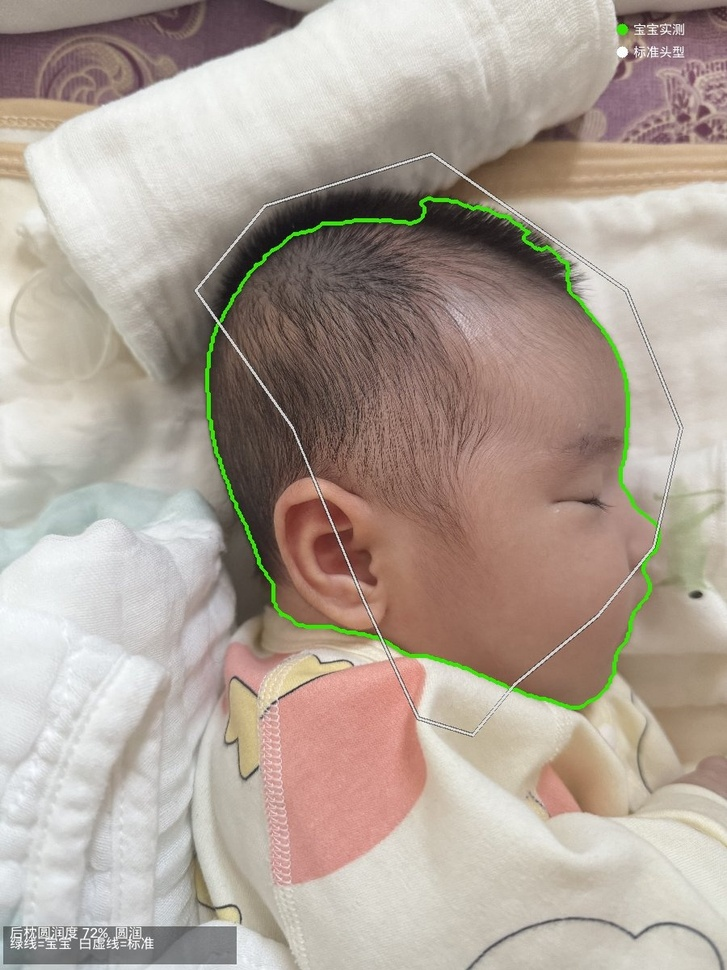
#> input picture side_mimo_final.jpg, 727 x 970 px, shrunk from 900 x 1200 before the run, found by its file name
$ python analyze_white_line_v2.py
#> lines starting #> are read from the running program, lines starting #| are printed output that depends on the picture; after the words box and inside, x2 and y2 are one past the last pixel; in counts of white or black regions, pixels touching at a corner belong together
"""
分析 side_mimo_final.jpg 中白线轮廓 - 聚焦头部区域
"""
import cv2
import numpy as np

img = cv2.imread("D:\\baby-head-shape\\side_mimo_final.jpg")
#> img is the input picture: shape (970, 727, 3); mean B, G, R 151.9, 162.6, 175.6
h, w = img.shape[:2]
print(f"图片尺寸: {w}x{h}")
#| 图片尺寸: 727x970

# ========== 1. 从代码逻辑推导白线是如何生成的 ==========
print("="*60)
print("【白线生成逻辑分析】(从 standard_compare.py 代码)")
print("="*60)
print("""
draw_comparison() 中白线的绘制步骤:
1. 加载标准头型轮廓 (_load_std_contour) → 从 std_cache/std_side_left.npy 或 std_cache/std_side_right.npy
2. 对齐缩放 (_align_and_scale_contour):
   - 极坐标采样 360 点
   - 计算 user/std 的 60th percentile 缩放比例
   - 将标准轮廓缩放并对齐到 user 轮廓中心
   - 闭合: 如果首尾距离>3px 则补上第一点
3. 绘制: cv2.drawContours(overlay2, [ideal_contour], -1, (255,255,255), 2)
   - 线宽 2px, 白色实线
   - 加深色阴影增加对比
""")

# ========== 2. 精确提取白线 ==========
print("="*60)
print("【白线轮廓提取与分析】")
print("="*60)

# 白线是纯白色 (255,255,255), 线宽约2px
# 策略: 在 HSV 空间中, 找高亮度(>240)、极低饱和度(<20) 的像素
hsv = cv2.cvtColor(img, cv2.COLOR_BGR2HSV)
#> hsv: shape (970, 727, 3); mean H, S, V 31.8, 42.5, 177.5
rgb = cv2.cvtColor(img, cv2.COLOR_BGR2RGB)

# 更精确的白色检测
white_mask = np.zeros((h, w), dtype=np.uint8)

# 条件: H任意, S<30, V>220
for y in range(h):
    for x in range(w):
        r, g, b = rgb[y, x]
        s = hsv[y, x, 1]
        v = hsv[y, x, 2]
        # 纯白色: 亮度高 + 饱和度低 + 三通道接近
        if v > 220 and s < 30 and abs(int(r)-int(g)) < 20 and abs(int(g)-int(b)) < 20:
            white_mask[y, x] = 255
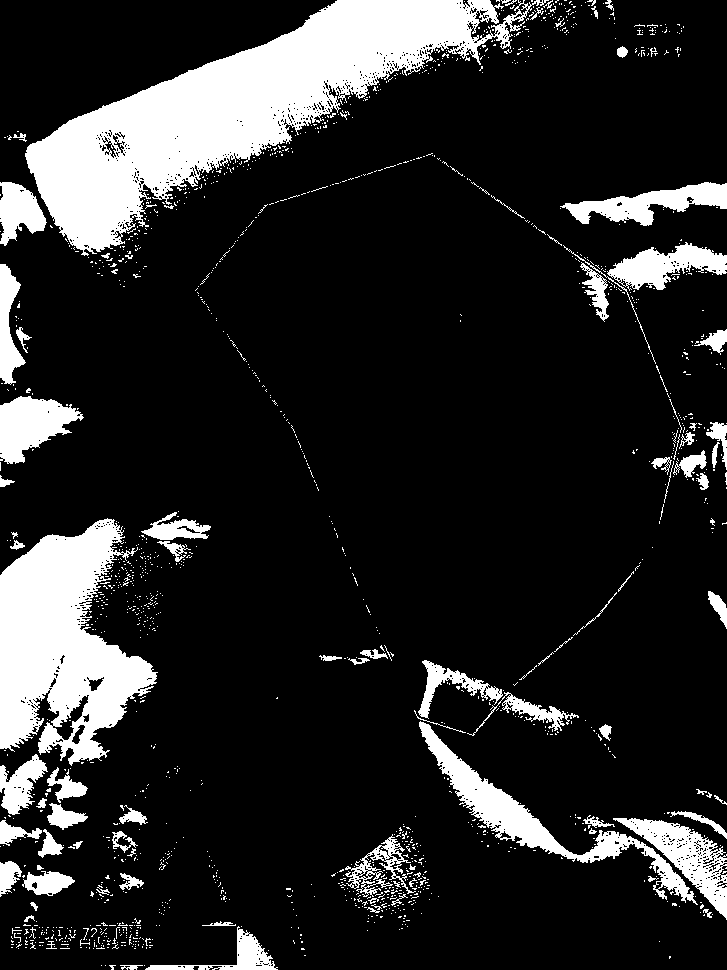
#> white_mask: shape (970, 727); 15.8% white; 1547 white regions (1452 under 20 px), largest, box (x1, y1, x2, y2) and area: (25, 0, 549, 256) 43623, (0, 518, 158, 766) 22662, (419, 721, 698, 905) 6613

# 只保留头部区域 (从绿色轮廓的位置推断)
# 绿色轮廓的边界框
green_mask = cv2.inRange(hsv, (35, 50, 50), (85, 255, 255))
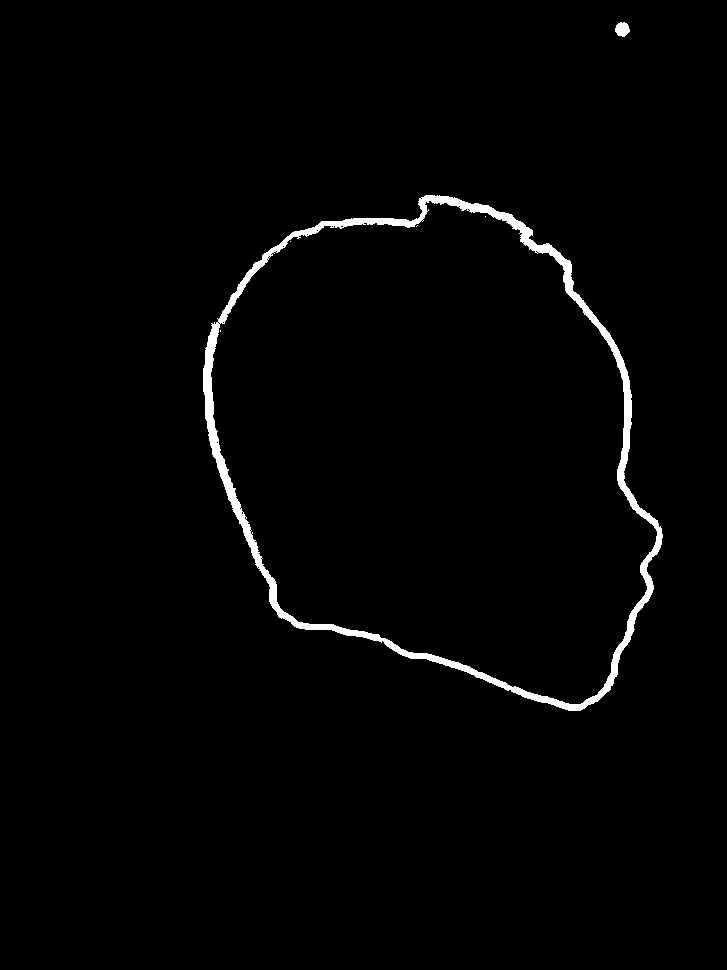
#> green_mask: shape (970, 727); 1.6% white; 6 white regions (4 under 20 px), largest, box (x1, y1, x2, y2) and area: (203, 195, 663, 711) 11175, (615, 22, 630, 37) 166
green_ys, green_xs = np.where(green_mask > 0)
#> green_ys = 11347 values from 22 to 710; green_xs = 11347 values, max 662 at index 7322, min 203 at index 4557, mean 439.5
if len(green_xs) > 0:
    gy_min, gy_max = green_ys.min(), green_ys.max()
#> gy_min = 22; gy_max = 710
    gx_min, gx_max = green_xs.min(), green_xs.max()
#> gx_min = 203; gx_max = 662
    # 扩展边框
    margin = 50
    head_region_y = (max(0, gy_min - margin), min(h, gy_max + margin))
#> head_region_y = (0, 760)
    head_region_x = (max(0, gx_min - margin), min(w, gx_max + margin))
#> head_region_x = (153, 712)
    print(f"头部区域: x=[{head_region_x[0]}, {head_region_x[1]}], y=[{head_region_y[0]}, {head_region_y[1]}]")
#| 头部区域: x=[153, 712], y=[0, 760]
else:
    head_region_y = (0, h)
    head_region_x = (0, w)

# 裁剪到头部区域
head_mask = np.zeros_like(white_mask)
head_mask[head_region_y[0]:head_region_y[1], head_region_x[0]:head_region_x[1]] = \
    white_mask[head_region_y[0]:head_region_y[1], head_region_x[0]:head_region_x[1]]
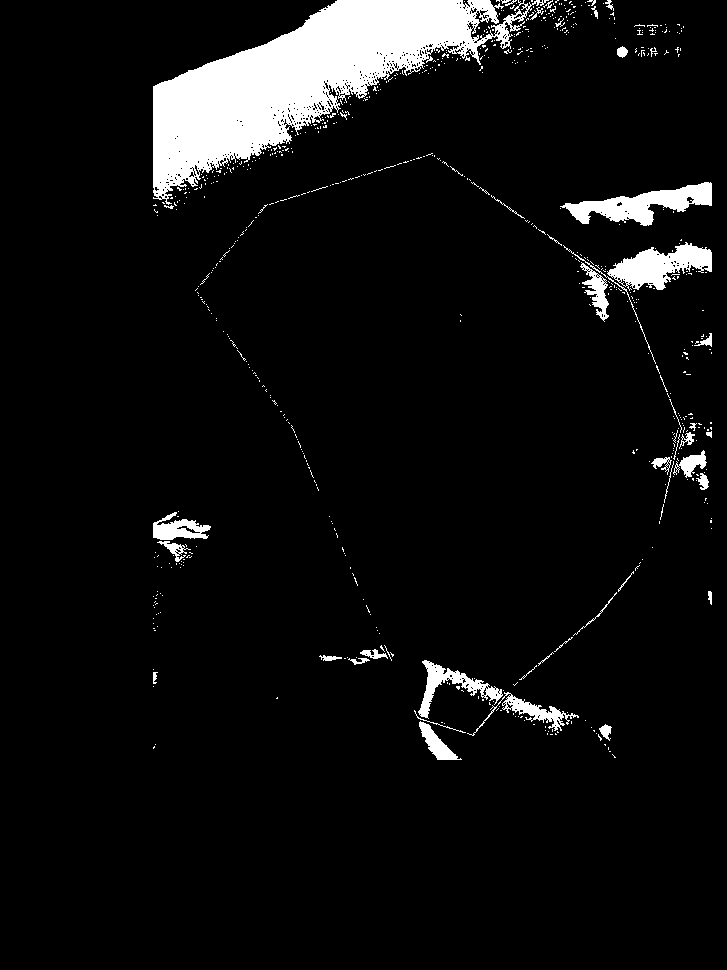
#> head_mask: shape (970, 727); 6.3% white; 700 white regions (654 under 20 px), largest, box (x1, y1, x2, y2) and area: (153, 0, 549, 205) 29936, (560, 182, 712, 226) 2890, (607, 242, 712, 291) 2609

white_count = np.sum(head_mask > 0)
#> white_count = 44490
print(f"头部区域白色像素数: {white_count}")
#| 头部区域白色像素数: 44490

# ========== 3. 检测白线轮廓 (用更严格的方式) ==========
# 使用形态学操作增强线性结构
kernel_line = cv2.getStructuringElement(cv2.MORPH_RECT, (3, 3))
# 先膨胀连接邻近像素
dilated = cv2.dilate(head_mask, kernel_line, iterations=1)
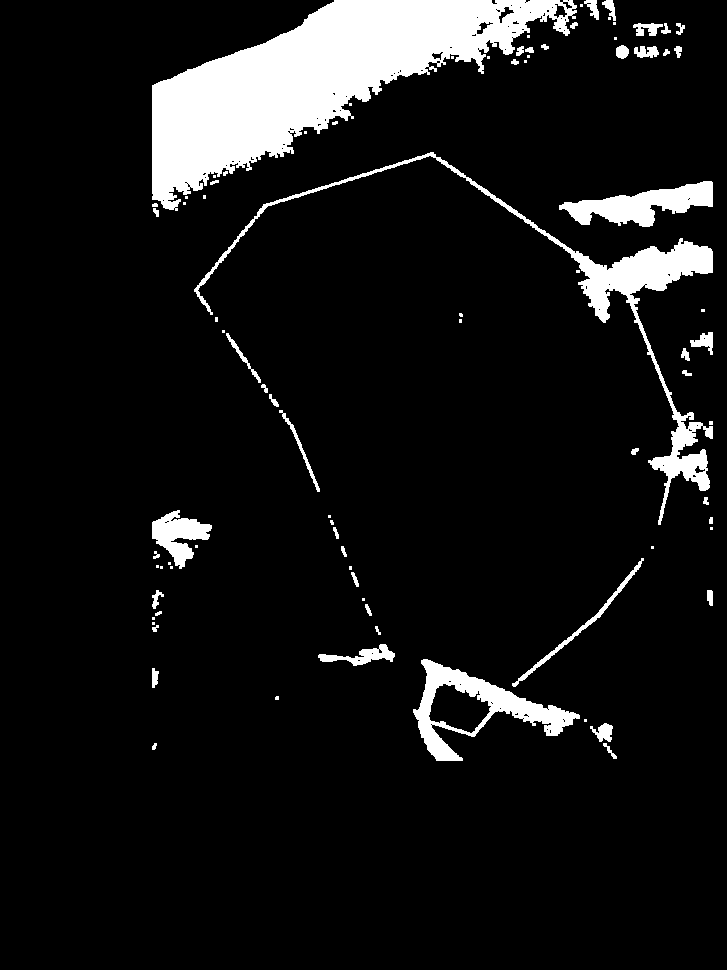
#> dilated: shape (970, 727); 8.6% white; 87 white regions (39 under 20 px), largest, box (x1, y1, x2, y2) and area: (152, 0, 577, 211) 35939, (194, 152, 713, 525) 9528, (413, 659, 580, 761) 4780
# 再腐蚀回去
cleaned = cv2.erode(dilated, kernel_line, iterations=1)
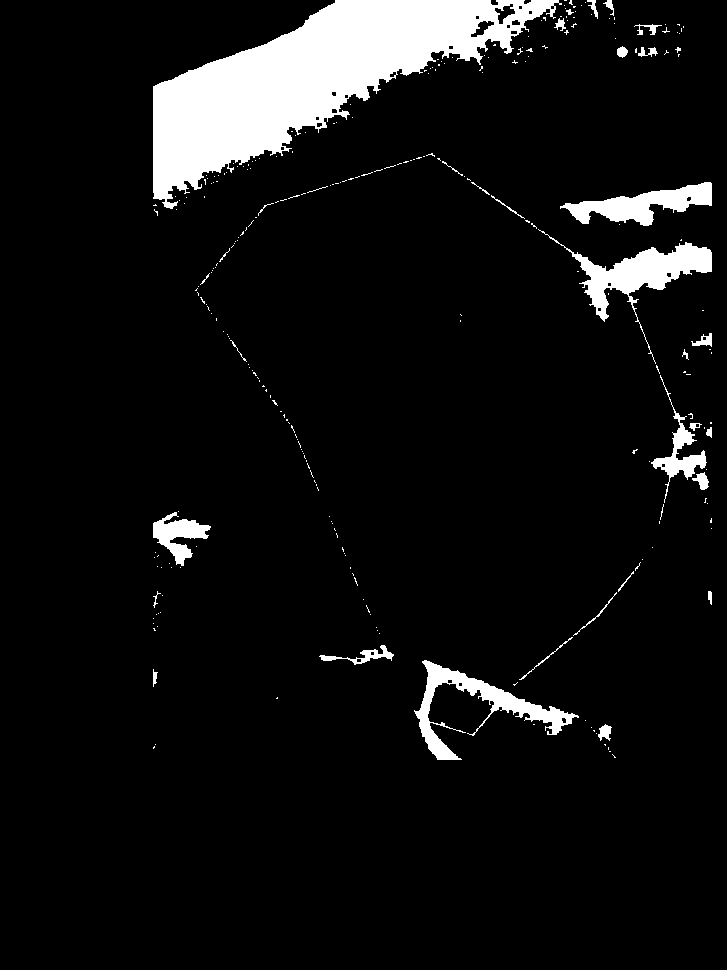
#> cleaned: shape (970, 727); 7.1% white; 280 white regions (246 under 20 px)

# 找轮廓
contours, hierarchy = cv2.findContours(cleaned, cv2.RETR_EXTERNAL, cv2.CHAIN_APPROX_SIMPLE)
#> contours = 280 contours, 257 with area under 20; largest, box (x1, y1, x2, y2) and area: (153, 0, 562, 209) 32922, (538, 229, 712, 364) 4046, (414, 660, 579, 760) 3282, (560, 182, 712, 226) 2778, (153, 512, 211, 566) 1247
print(f"\n找到 {len(contours)} 个白色轮廓区域")
#| 找到 280 个白色轮廓区域

# 按面积排序
contours_sorted = sorted(contours, key=cv2.contourArea, reverse=True)
#> contours_sorted has the same summary as contours

print("\n主要轮廓 (面积从大到小):")
for i, cnt in enumerate(contours_sorted[:10]):
    area = cv2.contourArea(cnt)
    perimeter = cv2.arcLength(cnt, True)
    x, y, bw, bh = cv2.boundingRect(cnt)
    n_pts = len(cnt)

    # 计算多边形近似
    eps = 0.03 * perimeter
    approx = cv2.approxPolyDP(cnt, eps, True)
    n_approx = len(approx)

    print(f"  #{i}: 面积={area:.0f}, 周长={perimeter:.0f}, "
          f"边界框=({x},{y},{bw},{bh}), 原始点数={n_pts}, 近似顶点={n_approx}")
#> this loop made 10 passes
#> (area, perimeter, x, y, bw, bh, n_pts, eps) on passes 3 to 10: (3282, 924, 414, 660, 165, 100, 446, 27.72), (2778.5, 424.7, 560, 182, 152, 44, 163, 12.74), (1247, 290.3, 153, 512, 58, 54, 136, 8.71), (1090, 487, 651, 375, 56, 128, 270, 14.61), (341, 208.7, 319, 645, 75, 20, 89, 6.26), (138, 59.46, 692, 472, 17, 18, 30, 1.78), (119.5, 59.7, 598, 724, 14, 17, 33, 1.79), (119, 70.97, 691, 333, 21, 14, 28, 2.13)
#> (printed output is left out)

# ========== 4. 分析最大的白线轮廓 (应该是标准头型轮廓) ==========
if len(contours_sorted) > 0:
    main_cnt = contours_sorted[0]
#> main_cnt = contour of 770 points, box (x1, y1, x2, y2) (153, 0, 562, 209), area 32922
    area = cv2.contourArea(main_cnt)
#> area = 32922.5
    perimeter = cv2.arcLength(main_cnt, True)
#> perimeter = 1693.2

    print(f"\n{'='*60}")
    print(f"【最大白线轮廓详细分析】")
    print(f"{'='*60}")
    print(f"面积: {area:.0f} px²")
#| 面积: 32922 px²
    print(f"周长: {perimeter:.0f} px")
#| 周长: 1693 px

    # 多边形近似
    eps_vals = [0.01, 0.02, 0.03, 0.04, 0.05, 0.06, 0.08, 0.10]
    print(f"\n多边形近似 (不同 eps):")
    for eps in eps_vals:
        approx = cv2.approxPolyDP(main_cnt, eps * perimeter, True)
        print(f"  eps={eps:.2f} → {len(approx)} 个顶点")
#> this loop made 8 passes
#> approx on passes 2 to 8: [[561, 3], [335, 0], [161, 82], [153, 198]], [[561, 3], [161, 82], [153, 198]], [[561, 3], [161, 82], [153, 198]], [[561, 3], [161, 82], [153, 198]], [[561, 3], [153, 198]], [[561, 3], [153, 198]], [[561, 3], [153, 198]]
#> (printed output is left out)

    # ========== 5. 连续性分析 ==========
    # 将轮廓点按距离排序 (追踪路径)
    pts = main_cnt.reshape(-1, 2)
#> pts = 770 pairs, first value 153 to 561, second value 0 to 208
    n = len(pts)
#> n = 770

    # 计算相邻点距离
    dists = np.zeros(n)
    for i in range(n):
        next_i = (i + 1) % n
        dists[i] = np.linalg.norm(pts[next_i] - pts[i])
#> after the loop, dists = 770 values, max 155 at index 769, min 1 at index 2, mean 2.2

    print(f"\n连续性分析:")
    print(f"  轮廓点数: {n}")
#|   轮廓点数: 770
    print(f"  相邻点平均距离: {np.mean(dists):.2f} px")
#|   相邻点平均距离: 2.20 px
    print(f"  相邻点最大距离: {np.max(dists):.2f} px")
#|   相邻点最大距离: 155.00 px
    print(f"  相邻点最小距离: {np.min(dists):.2f} px")
#|   相邻点最小距离: 1.00 px
    print(f"  相邻点距离标准差: {np.std(dists):.2f} px")
#|   相邻点距离标准差: 6.86 px

    # 找出大的跳变 (可能是断裂)
    gap_threshold = np.mean(dists) + 2 * np.std(dists)
#> gap_threshold = 15.92
    large_gaps = np.where(dists > gap_threshold)[0]
#> large_gaps = [134, 749, 760, 769]
    print(f"  大跳变点 (> {gap_threshold:.1f} px): {len(large_gaps)} 个")
#|   大跳变点 (> 15.9 px): 4 个

    if len(large_gaps) > 0:
        for idx in large_gaps:
            next_idx = (idx + 1) % n
            angle = np.degrees(np.arctan2(pts[next_idx,1]-pts[idx,1],
                                           pts[next_idx,0]-pts[idx,0]))
            print(f"    点{idx}→{next_idx}: 距离={dists[idx]:.1f}px, "
                  f"位置=({pts[idx,0]},{pts[idx,1]}), 角度={angle:.1f}°")
#> this loop made 4 passes
#> (idx, next_idx, angle) on passes 1 to 4: (134, 135, 90), (749, 750, 180), (760, 761, 180), (769, 0, 180)
#> (printed output is left out)

    # ========== 6. 形状特征 ==========
    # 凸包分析
    hull = cv2.convexHull(main_cnt)
#> hull = contour of 13 points, box (x1, y1, x2, y2) (153, 0, 562, 209), area 41626
    hull_area = cv2.contourArea(hull)
#> hull_area = 41626
    solidity = area / hull_area if hull_area > 0 else 0
#> solidity = 0.791

    # 轮廓的紧凑度
    compactness = (4 * np.pi * area) / (perimeter * perimeter) if perimeter > 0 else 0
#> compactness = 0.144

    # 长宽比
    x, y, bw, bh = cv2.boundingRect(main_cnt)
#> x = 153; y = 0; bw = 409; bh = 209
    aspect_ratio = bw / bh if bh > 0 else 0
#> aspect_ratio = 1.96

    print(f"\n形状特征:")
    print(f"  凸度 (solidity): {solidity:.3f} (1.0=完全凸, <1.0=有凹陷)")
#|   凸度 (solidity): 0.791 (1.0=完全凸, <1.0=有凹陷)
    print(f"  紧凑度: {compactness:.3f} (1.0=完美圆)")
#|   紧凑度: 0.144 (1.0=完美圆)
    print(f"  长宽比: {aspect_ratio:.3f} (宽/高)")
#|   长宽比: 1.957 (宽/高)
    print(f"  边界框: ({x},{y}, {bw}x{bh})")
#|   边界框: (153,0, 409x209)

    # ========== 7. 与绿色轮廓的对比 ==========
    print(f"\n{'='*60}")
    print(f"【白线 vs 绿线贴合度分析】")
    print(f"{'='*60}")

    # 白线极坐标分析
    white_pts = main_cnt.reshape(-1, 2).astype(np.float64)
#> white_pts has the same summary as pts
    wcx = np.mean(white_pts[:, 0])
#> wcx = 338.7
    wcy = np.mean(white_pts[:, 1])
#> wcy = 93.3
    w_angles = np.arctan2(white_pts[:, 1] - wcy, white_pts[:, 0] - wcx)
#> w_angles = 770 values, max 2.65 at index 135, min -3.1 at index 134, mean 0.394
    w_dists = np.sqrt((white_pts[:, 0] - wcx)**2 + (white_pts[:, 1] - wcy)**2)
#> w_dists = 770 values, max 239.9 at index 746, min 9.25 at index 444, mean 122.9

    # 绿线
    green_pts_xy = np.column_stack([green_xs, green_ys]).astype(np.float64)
#> green_pts_xy = 11347 pairs, first value 203 to 662, second value 22 to 710
    gcx = np.mean(green_pts_xy[:, 0])
#> gcx = 439.5
    gcy = np.mean(green_pts_xy[:, 1])
#> gcy = 436.8
    g_angles = np.arctan2(green_pts_xy[:, 1] - gcy, green_pts_xy[:, 0] - gcx)
#> g_angles = 11347 values, max 3.14 at index 5670, min -3.14 at index 5654, mean -0.0449
    g_dists = np.sqrt((green_pts_xy[:, 0] - gcx)**2 + (green_pts_xy[:, 1] - gcy)**2)
#> g_dists = 11347 values, max 454 at index 3, min 180.4 at index 6200, mean 234.1

    # 360 度扇区平均半径
    n_sectors = 72  # 每5度一个扇区
    sector_size = 2 * np.pi / n_sectors

    w_radii = np.zeros(n_sectors)
    g_radii = np.zeros(n_sectors)

    for i in range(n_sectors):
        phi = -np.pi + (i + 0.5) * sector_size
        # 白线在该扇区的平均半径
        mask = np.abs(((w_angles - phi + np.pi) % (2*np.pi)) - np.pi) < sector_size / 2
        if np.any(mask):
            w_radii[i] = np.mean(w_dists[mask])
        # 绿线在该扇区的平均半径
        mask_g = np.abs(((g_angles - phi + np.pi) % (2*np.pi)) - np.pi) < sector_size / 2
        if np.any(mask_g):
            g_radii[i] = np.mean(g_dists[mask_g])
#> after the loop, g_radii = 72 values, max 312.7 at index 22, min 185 at index 37, mean 229.4; w_radii = 72 values, max 201.7 at index 30, min 0 at index 18, mean 51.85

    # 计算偏差
    both_valid = (w_radii > 0) & (g_radii > 0)
    deviations = np.abs(w_radii - g_radii)
#> deviations = 72 values, max 312.7 at index 22, min 6 at index 30, mean 177.7

    print(f"  有效对比扇区: {np.sum(both_valid)}/{n_sectors}")
#|   有效对比扇区: 51/72

    if np.any(both_valid):
        # 按区域分组
        sector_angles = np.array([(-np.pi + (i + 0.5) * sector_size) * 180 / np.pi for i in range(n_sectors)])

        # 定义区域 (婴儿侧面: 右侧=前/面部, 左侧=后/枕部)
        # 对于面朝右的侧面: 0°=右(前), 180°/-180°=左(后)
        front = (sector_angles > -45) & (sector_angles < 45)
        back = (sector_angles > 135) | (sector_angles < -135)
        top = (sector_angles > 45) & (sector_angles < 135)
        bottom = (sector_angles < -45) & (sector_angles > -135)

        print(f"\n  分区域偏差:")
        for name, mask_r in [("前部(面部)", front), ("后部(枕部)", back),
                              ("顶部", top), ("底部", bottom)]:
            combined = both_valid & mask_r
            if np.any(combined):
                dev = deviations[combined]
                print(f"    {name}: 平均={np.mean(dev):.1f}px, 最大={np.max(dev):.1f}px")
#> this loop made 4 passes
#> dev on pass 4: [169.8, 171.4, 167, 162, 151.1, 143.3, 135.4, 129.7, 143.1]
#> (printed output is left out)

        print(f"\n  全局: 平均偏差={np.mean(deviations[both_valid]):.1f}px, "
              f"最大={np.max(deviations[both_valid]):.1f}px")
#|   全局: 平均偏差=155.4px, 最大=283.3px

        # 找最大偏差位置
        max_idx = np.argmax(deviations * both_valid)
#> max_idx = 48
        angle_deg = sector_angles[max_idx]
#> angle_deg = 62.5
        print(f"  最大偏差位置: {angle_deg:.0f}° (偏差 {deviations[max_idx]:.1f}px)")
#|   最大偏差位置: 62° (偏差 283.3px)

# ========== 8. 绘制诊断图 ==========
debug_img = img.copy()

# 画白色掩码轮廓
if len(contours_sorted) > 0:
    cv2.drawContours(debug_img, [contours_sorted[0]], -1, (0, 0, 255), 2)
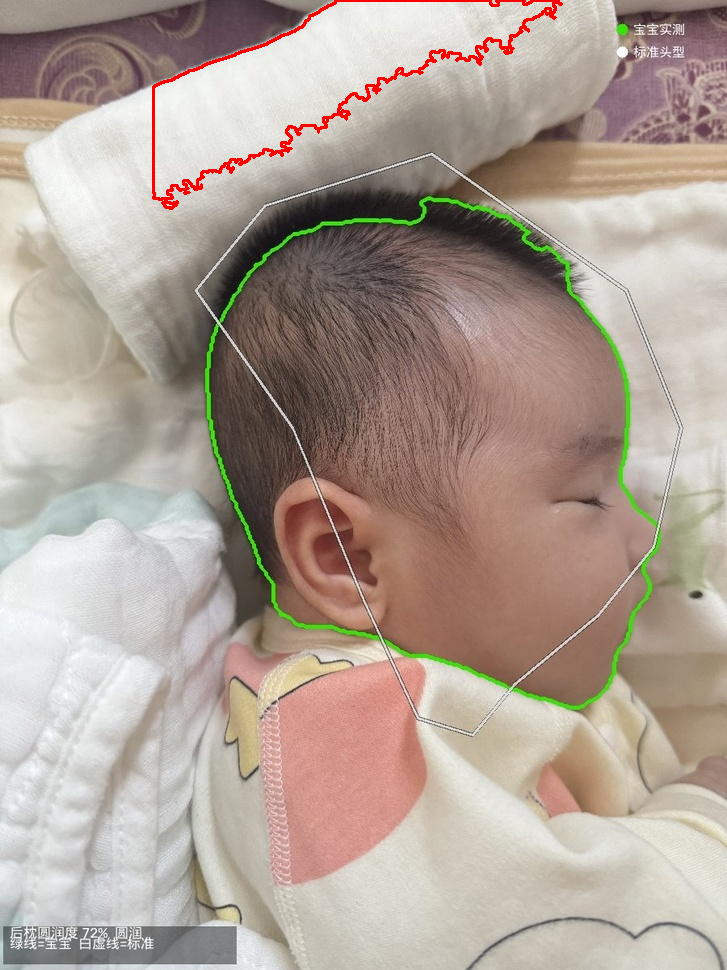
#> debug_img: shape (970, 727, 3); 0.65% of pixels changed, all inside (x1, y1, x2, y2) = (152, 0, 563, 210)

# 画绿色轮廓
#> (the run stopped early here; a loop or call above may not have finished)
